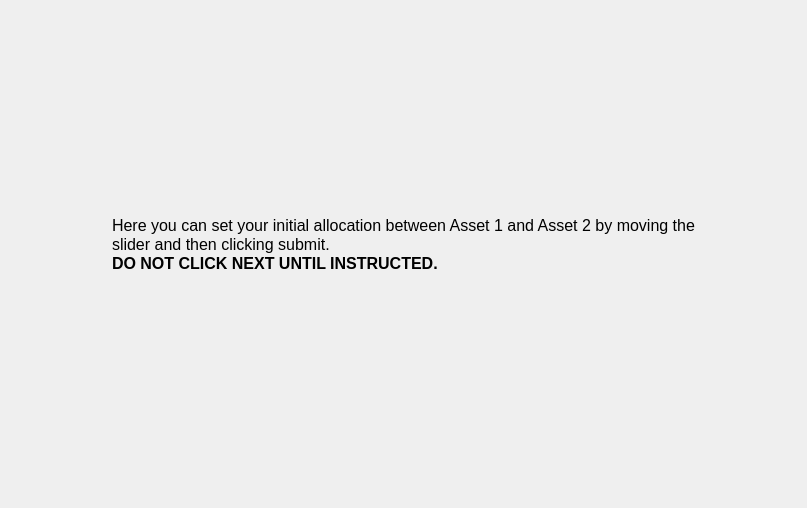
<?xml version="1.0" encoding="UTF-8"?>
<ui version="4.0">
 <class>InstructionScreen8</class>
 <widget class="QWidget" name="InstructionScreen8">
  <property name="geometry">
   <rect>
    <x>0</x>
    <y>0</y>
    <width>807</width>
    <height>508</height>
   </rect>
  </property>
  <property name="windowTitle">
   <string>Form</string>
  </property>
  <layout class="QHBoxLayout" name="horizontalLayout">
   <item>
    <spacer name="horizontalSpacer">
     <property name="orientation">
      <enum>Qt::Horizontal</enum>
     </property>
     <property name="sizeHint" stdset="0">
      <size>
       <width>149</width>
       <height>20</height>
      </size>
     </property>
    </spacer>
   </item>
   <item>
    <layout class="QVBoxLayout" name="verticalLayout">
     <item>
      <spacer name="verticalSpacer">
       <property name="orientation">
        <enum>Qt::Vertical</enum>
       </property>
       <property name="sizeHint" stdset="0">
        <size>
         <width>20</width>
         <height>40</height>
        </size>
       </property>
      </spacer>
     </item>
     <item>
      <widget class="QLabel" name="label">
       <property name="font">
        <font>
         <pointsize>12</pointsize>
        </font>
       </property>
       <property name="text">
        <string>&lt;!DOCTYPE HTML PUBLIC &quot;-//W3C//DTD HTML 4.0//EN&quot; &quot;http://www.w3.org/TR/REC-html40/strict.dtd&quot;&gt;
&lt;html&gt;&lt;head&gt;&lt;meta name=&quot;qrichtext&quot; content=&quot;1&quot; /&gt;&lt;style type=&quot;text/css&quot;&gt;
p, li { white-space: pre-wrap; }
&lt;/style&gt;&lt;/head&gt;&lt;body style=&quot; font-family:'MS Shell Dlg 2'; font-size:8.25pt; font-weight:400; font-style:normal;&quot;&gt;
&lt;p style=&quot; margin-top:0px; margin-bottom:0px; margin-left:0px; margin-right:0px; -qt-block-indent:0; text-indent:0px;&quot;&gt;&lt;span style=&quot; font-size:12pt;&quot;&gt;Here you can set your initial allocation between Asset 1 and Asset 2 by moving the&lt;/span&gt;&lt;/p&gt;
&lt;p style=&quot; margin-top:0px; margin-bottom:0px; margin-left:0px; margin-right:0px; -qt-block-indent:0; text-indent:0px;&quot;&gt;&lt;span style=&quot; font-size:12pt;&quot;&gt;slider and then clicking submit.&lt;/span&gt;&lt;/p&gt;
&lt;p style=&quot; margin-top:0px; margin-bottom:0px; margin-left:0px; margin-right:0px; -qt-block-indent:0; text-indent:0px;&quot;&gt;&lt;span style=&quot; font-size:12pt; font-weight:600;&quot;&gt;DO NOT CLICK NEXT UNTIL INSTRUCTED.&lt;/span&gt;&lt;/p&gt;
&lt;p style=&quot;-qt-paragraph-type:empty; margin-top:0px; margin-bottom:0px; margin-left:0px; margin-right:0px; -qt-block-indent:0; text-indent:0px; font-size:12pt;&quot;&gt;&lt;/p&gt;&lt;/body&gt;&lt;/html&gt;</string>
       </property>
      </widget>
     </item>
     <item>
      <spacer name="verticalSpacer_2">
       <property name="orientation">
        <enum>Qt::Vertical</enum>
       </property>
       <property name="sizeHint" stdset="0">
        <size>
         <width>20</width>
         <height>40</height>
        </size>
       </property>
      </spacer>
     </item>
    </layout>
   </item>
   <item>
    <spacer name="horizontalSpacer_2">
     <property name="orientation">
      <enum>Qt::Horizontal</enum>
     </property>
     <property name="sizeHint" stdset="0">
      <size>
       <width>149</width>
       <height>20</height>
      </size>
     </property>
    </spacer>
   </item>
  </layout>
 </widget>
 <resources/>
 <connections/>
</ui>
